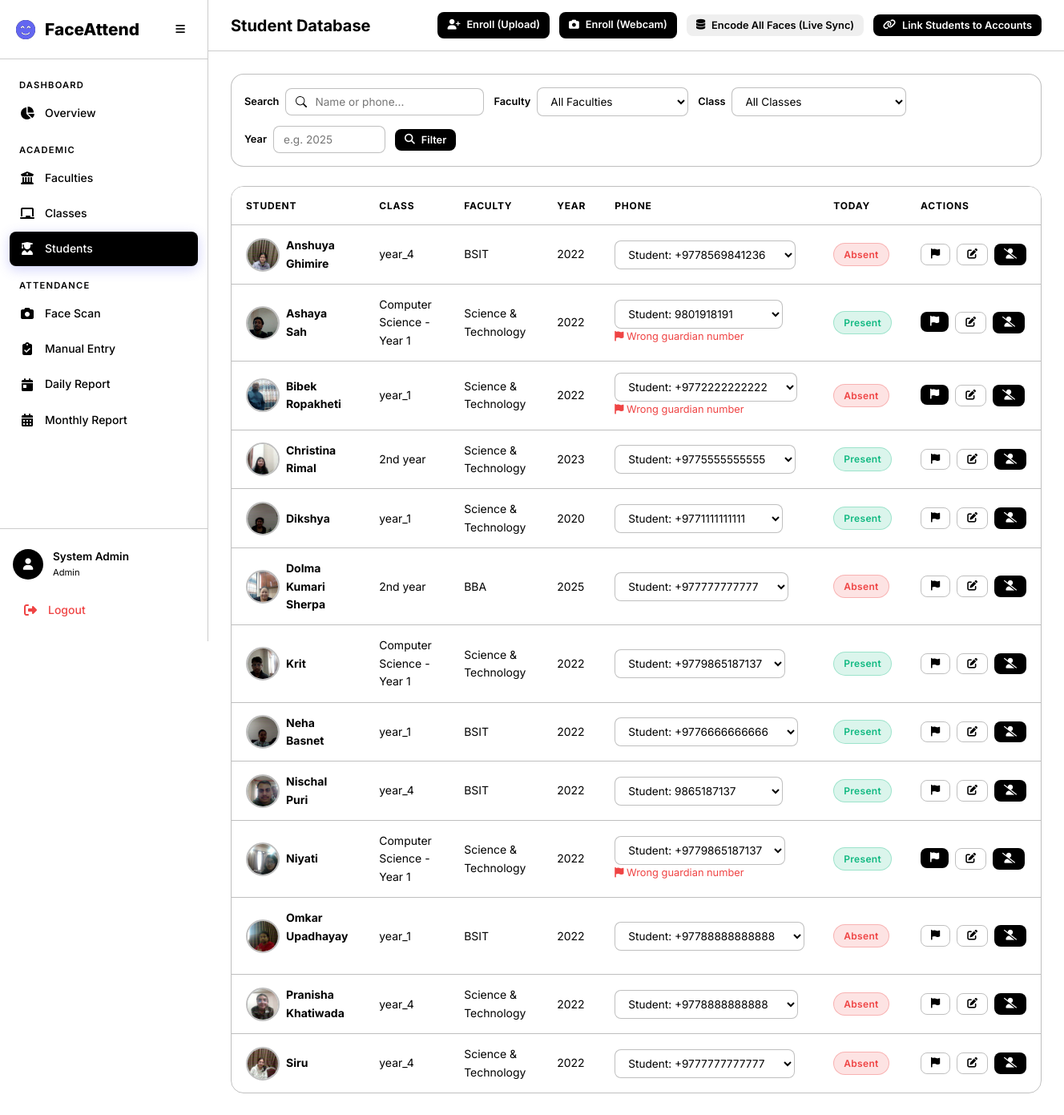
/academics/students/, run on the app's committed database.
### accounts/models.py (models this page shows, shortened)
class User(AbstractUser):
    class Role(models.TextChoices):
        ADMIN = 'admin', 'Admin'
        TEACHER = 'teacher', 'Teacher'
        STUDENT = 'student', 'Student'
    role = models.CharField(
        max_length=10,
        choices=Role.choices,
        default=Role.STUDENT,
    )
    phone = models.CharField(max_length=20, blank=True)
    profile_image = models.ImageField(upload_to='profiles/', blank=True, null=True)

### academics/models.py (models this page shows, shortened)
class Student(models.Model):
    user = models.OneToOneField(
        settings.AUTH_USER_MODEL,
        on_delete=models.CASCADE,
        related_name='student_profile',
        null=True, blank=True,
    )
    full_name = models.CharField(max_length=300)
    profile_image = models.ImageField(upload_to='students/profiles/')
    face_encoding = models.BinaryField(null=True, blank=True, help_text='128-d face encoding as bytes')
    enrollment_year = models.PositiveIntegerField()
    faculty = models.ForeignKey(Faculty, on_delete=models.CASCADE, related_name='students')
    academic_class = models.ForeignKey(AcademicClass, on_delete=models.CASCADE, related_name='students')
    phone = models.CharField(max_length=20, blank=True)
    guardian_phone = models.CharField(max_length=20, blank=True)
    is_phone_flagged = models.BooleanField(
        default=False,
        help_text='Mark this when the student phone number is incorrect.',
    )
    is_active = models.BooleanField(default=True)
    created_at = models.DateTimeField(auto_now_add=True)
    updated_at = models.DateTimeField(auto_now=True)
    class Meta:
        ordering = ['full_name']

class AcademicClass(models.Model):
    name = models.CharField(max_length=200)
    faculty = models.ForeignKey(Faculty, on_delete=models.CASCADE, related_name='classes')
    teacher = models.ForeignKey(
        settings.AUTH_USER_MODEL,
        on_delete=models.SET_NULL,
        null=True, blank=True,
        related_name='assigned_classes',
        limit_choices_to={'role': 'teacher'},
    )
    created_at = models.DateTimeField(auto_now_add=True)
    updated_at = models.DateTimeField(auto_now=True)
    class Meta:
        verbose_name_plural = 'Classes'
        ordering = ['faculty__name', 'name']
        unique_together = ['name', 'faculty']

class Faculty(models.Model):
    name = models.CharField(max_length=200, unique=True)
    description = models.TextField(blank=True)
    created_at = models.DateTimeField(auto_now_add=True)
    updated_at = models.DateTimeField(auto_now=True)
    class Meta:
        verbose_name_plural = 'Faculties'
        ordering = ['name']

### attendance/models.py (models this page shows, shortened)
class Attendance(models.Model):
    class Status(models.TextChoices):
        PRESENT = 'present', 'Present'
        ABSENT = 'absent', 'Absent'
        LATE = 'late', 'Late'
        INFORMED = 'informed', 'Informed'
    student = models.ForeignKey(Student, on_delete=models.CASCADE, related_name='attendances')
    date = models.DateField()
    status = models.CharField(max_length=10, choices=Status.choices, default=Status.ABSENT)
    check_in_time = models.TimeField(null=True, blank=True)
    marked_by = models.ForeignKey(
        settings.AUTH_USER_MODEL,
        on_delete=models.SET_NULL,
        null=True, blank=True,
        related_name='marked_attendances',
    )
    is_face_recognized = models.BooleanField(default=False)
    is_override = models.BooleanField(default=False)
    confidence = models.FloatField(null=True, blank=True, help_text='Face recognition confidence score')
    notes = models.TextField(blank=True)
    created_at = models.DateTimeField(auto_now_add=True)
    updated_at = models.DateTimeField(auto_now=True)
    class Meta:
        unique_together = ['student', 'date']
        ordering = ['-date', 'student__full_name']

### academics/views.py (the view)
# urls.py: path('students/', views.student_list, name='student_list'),
@login_required
@admin_or_teacher_required
def student_list(request):
    students = Student.objects.filter(is_active=True).select_related('faculty', 'academic_class')
    faculty_id = request.GET.get('faculty')
    class_id = request.GET.get('class')
    search = request.GET.get('search', '')
    year = request.GET.get('year')
    if faculty_id:
        students = students.filter(faculty_id=faculty_id)
    if class_id:
        students = students.filter(academic_class_id=class_id)
    if search:
        students = students.filter(
            Q(full_name__icontains=search) | Q(phone__icontains=search)
        )
    if year:
        students = students.filter(enrollment_year=year)
    today = timezone.localdate()
    attendance_map = {}
    for att in Attendance.objects.filter(date=today, student__in=students):
        attendance_map[att.student_id] = att.status
    students = list(students)
    for s in students:
        s.today_status = attendance_map.get(s.id)
    faculties = Faculty.objects.all()
    classes = AcademicClass.objects.all()
    context = {
        'students': students,
        'faculties': faculties,
        'classes': classes,
        'search': search,
        'selected_faculty': faculty_id,
        'selected_class': class_id,
        'selected_year': year,
    }
    return render(request, 'academics/student_list.html', context)

### templates/academics/student_list.html (shortened to what this page needs)
{% extends 'base.html' %}
{% load static %}
{% block page_title %}Student Database{% endblock %}
{% block top_actions %}
<a href="{% url 'academics:student_enroll' %}" class="btn btn-success btn-sm">
    <i class="fas fa-user-plus"></i> Enroll (Upload)
</a>
<a href="{% url 'academics:student_enroll_webcam' %}" class="btn btn-primary btn-sm">
    <i class="fas fa-camera"></i> Enroll (Webcam)
</a>
<button class="btn btn-info btn-sm" id="bulkEncodeBtn" onclick="syncAndEncodeFaces()">
    <i class="fas fa-database"></i> Encode All Faces (Live Sync)
</button>
<button class="btn btn-warning btn-sm" id="linkStudentsBtn" onclick="linkStudentsToUsers()">
    <i class="fas fa-link"></i> Link Students to Accounts
</button>
{% endblock %}
{% block content %}
<form method="get" class="filters-bar animate-fade-in">
    <div class="filter-group">
        <label>Search</label>
        <input type="text" name="search" value="{{ search }}" placeholder="Name or phone..." class="search-input">
    </div>
    <div class="filter-group">
        <label>Faculty</label>
        <select name="faculty" class="filter-input" onchange="this.form.submit()">
            <option value="">All Faculties</option>
        </select>
    </div>
    <div class="filter-group">
        <label>Class</label>
        <select name="class" class="filter-input" onchange="this.form.submit()">
            <option value="">All Classes</option>
        </select>
    </div>
    <div class="filter-group">
        <label>Year</label>
        <input type="number" name="year" value="{{ selected_year|default:'' }}" placeholder="e.g. 2025"
            class="filter-input" style="width:100px;">
    </div>
    <button type="submit" class="btn btn-sm btn-primary"><i class="fas fa-search"></i> Filter</button>
</form>
<div class="table-container animate-fade-in">
    <table class="data-table" id="studentTable">
        <thead>
            <tr>
                <th>Student</th>
                <th>Class</th>
                <th>Faculty</th>
                <th>Year</th>
                <th>Phone</th>
                <th>Today</th>
                <th>Actions</th>
            </tr>
        </thead>
        <tbody>
            {% for s in students %}
            <tr>
                <td>
                    <div class="d-flex align-center gap-1">
                        {% if s.profile_image %}
                        <img src="{{ s.profile_image.url }}" alt="" class="student-avatar">
                        {% else %}
                        <div class="student-avatar d-flex align-center"
                            style="justify-content:center; background: var(--bg-secondary);"><i class="fas fa-user"></i>
                        </div>
                        {% endif %}
                        <div>
                            <strong>{{ s.full_name }}</strong>
                        </div>
                    </div>
                </td>
                <td>{{ s.academic_class.name }}</td>
                <td>{{ s.faculty.name }}</td>
                <td>{{ s.enrollment_year }}</td>
                <td>
                    <select class="filter-input" style="min-width: 210px; max-width: 260px;">
                        <option value="student">
                            Student: {% if s.phone %}{{ s.phone }}{% else %}—{% endif %}
                        </option>
                    </select>
                    {% if s.is_phone_flagged %}
                    <div class="text-danger" style="font-size:0.8rem;"><i class="fas fa-flag"></i> Wrong guardian number</div>
                    {% endif %}
                </td>
                <td>
                    {% if s.today_status %}
                    <span class="badge badge-{{ s.today_status }}">{{ s.today_status|title }}</span>
                    {% else %}
                    <span class="text-muted">—</span>
                    {% endif %}
                </td>
                <td>
                    <div class="d-flex gap-1">
                        <form method="post" action="{% url 'academics:student_toggle_phone_flag' s.pk %}" style="display:inline;">
                            <button type="submit" class="btn btn-sm {% if s.is_phone_flagged %}btn-warning{% else %}btn-outline{% endif %}"
                                title="{% if s.is_phone_flagged %}Unflag wrong guardian number{% else %}Flag wrong guardian number{% endif %}">
                                <i class="fas fa-flag"></i>
                            </button>
                        </form>
                        <a href="{% url 'academics:student_edit' s.pk %}" class="btn btn-sm btn-outline" title="Edit"><i
                                class="fas fa-edit"></i></a>
                        <a href="{% url 'academics:student_delete' s.pk %}" class="btn btn-sm btn-danger"
                            title="Deactivate"><i class="fas fa-user-slash"></i></a>
                    </div>
                </td>
            </tr>
            {% empty %}
            <tr>
                <td colspan="7" class="text-center text-muted">No students found.</td>
            </tr>
            {% endfor %}
        </tbody>
    </table>
</div>
{% endblock %}

### templates/base.html (shortened to what this page needs)
<!DOCTYPE html>
<html lang="en" data-theme="dark">
<head>
    <link rel="stylesheet" href="https://cdnjs.cloudflare.com/ajax/libs/font-awesome/6.5.1/css/all.min.css">
    {% load static %}
    <link rel="stylesheet" href="{% static 'css/style.css' %}">
</head>
<body>
    {% if user.is_authenticated %}
    <div class="app-layout">
        <aside class="sidebar" id="sidebar">
            <div class="sidebar-header">
                <div class="logo">
                    <i class="fas fa-face-smile-beam"></i>
                    <span>FaceAttend</span>
                </div>
                <button class="sidebar-toggle" id="sidebarToggle">
                    <i class="fas fa-bars"></i>
                </button>
            </div>
            <nav class="sidebar-nav">
                {% if user.role == 'admin' %}
                <div class="nav-section">
                    <span class="nav-section-title">Dashboard</span>
                    <a href="{% url 'academics:admin_dashboard' %}" class="nav-link {% if request.resolver_match.url_name == 'admin_dashboard' %}active{% endif %}">
                        <i class="fas fa-chart-pie"></i><span>Overview</span>
                    </a>
                </div>
                <div class="nav-section">
                    <span class="nav-section-title">Academic</span>
                    <a href="{% url 'academics:faculty_list' %}" class="nav-link {% if 'faculty' in request.resolver_match.url_name %}active{% endif %}">
                        <i class="fas fa-building-columns"></i><span>Faculties</span>
                    </a>
                    <a href="{% url 'academics:class_list' %}" class="nav-link {% if 'class' in request.resolver_match.url_name %}active{% endif %}">
                        <i class="fas fa-chalkboard"></i><span>Classes</span>
                    </a>
                    <a href="{% url 'academics:student_list' %}" class="nav-link {% if 'student' in request.resolver_match.url_name %}active{% endif %}">
                        <i class="fas fa-user-graduate"></i><span>Students</span>
                    </a>
                </div>
                <div class="nav-section">
                    <span class="nav-section-title">Attendance</span>
                    <a href="{% url 'attendance:camera' %}" class="nav-link {% if request.resolver_match.url_name == 'camera' %}active{% endif %}">
                        <i class="fas fa-camera"></i><span>Face Scan</span>
                    </a>
                    <a href="{% url 'attendance:manual' %}" class="nav-link {% if request.resolver_match.url_name == 'manual' %}active{% endif %}">
                        <i class="fas fa-clipboard-check"></i><span>Manual Entry</span>
                    </a>
                    <a href="{% url 'attendance:daily_report' %}" class="nav-link {% if request.resolver_match.url_name == 'daily_report' %}active{% endif %}">
                        <i class="fas fa-calendar-day"></i><span>Daily Report</span>
                    </a>
                    <a href="{% url 'attendance:monthly_report' %}" class="nav-link {% if request.resolver_match.url_name == 'monthly_report' %}active{% endif %}">
                        <i class="fas fa-calendar-alt"></i><span>Monthly Report</span>
                    </a>
                </div>
                {% endif %}
            </nav>
            <div class="sidebar-footer">
                <div class="user-card">
                    <div class="user-avatar">
                        <i class="fas fa-user"></i>
                    </div>
                    <div class="user-info">
                        <span class="user-name">{{ user.get_full_name|default:user.username }}</span>
                        <span class="user-role">{{ user.get_role_display }}</span>
                    </div>
                </div>
                <a href="{% url 'accounts:logout' %}" class="nav-link logout-link">
                    <i class="fas fa-sign-out-alt"></i><span>Logout</span>
                </a>
            </div>
        </aside>
        <main class="main-content">
            <header class="top-bar">
                <h1 class="page-title">{% block page_title %}Dashboard{% endblock %}</h1>
                <div class="top-bar-actions">
                    {% block top_actions %}{% endblock %}
                </div>
            </header>
            <div class="content-area">
                {% block content %}{% endblock %}
            </div>
        </main>
    </div>
    {% else %}
    <div class="auth-layout">
        {% block auth_content %}{% endblock %}
    </div>
    {% endif %}
</body>
</html>

### data on the page
User: get_full_name "System Admin", role "Admin"
Student: profile_image (picture), full_name "Anshuya Ghimire", academic_class.name "year_4", faculty.name "BSIT", enrollment_year "2022", today_status "Absent"
Student: profile_image (picture), full_name "Ashaya Sah", academic_class.name "Computer Science - Year 1", faculty.name "Science & Technology", enrollment_year "2022", is_phone_flagged True (drawn), today_status "Present"
Student: profile_image (picture), full_name "Bibek Ropakheti", academic_class.name "year_1", faculty.name "Science & Technology", enrollment_year "2022", is_phone_flagged True (drawn), today_status "Absent"
Student: profile_image (picture), full_name "Christina Rimal", academic_class.name "2nd year", faculty.name "Science & Technology", enrollment_year "2023", today_status "Present"
Student: profile_image (picture), full_name "Dikshya", academic_class.name "year_1", faculty.name "Science & Technology", enrollment_year "2020", today_status "Present"
Student: profile_image (picture), full_name "Dolma Kumari Sherpa", academic_class.name "2nd year", faculty.name "BBA", enrollment_year "2025", today_status "Absent"
Student: profile_image (picture), full_name "Krit", academic_class.name "Computer Science - Year 1", faculty.name "Science & Technology", enrollment_year "2022", today_status "Present"
Student: profile_image (picture), full_name "Neha Basnet", academic_class.name "year_1", faculty.name "BSIT", enrollment_year "2022", today_status "Present"
Student: profile_image (picture), full_name "Nischal Puri", academic_class.name "year_4", faculty.name "BSIT", enrollment_year "2022", today_status "Present"
Student: profile_image (picture), full_name "Niyati", academic_class.name "Computer Science - Year 1", faculty.name "Science & Technology", enrollment_year "2022", is_phone_flagged True (drawn), today_status "Present"
Student: profile_image (picture), full_name "Omkar Upadhayay", academic_class.name "year_1", faculty.name "BSIT", enrollment_year "2022", today_status "Absent"
Student: profile_image (picture), full_name "Pranisha Khatiwada", academic_class.name "year_4", faculty.name "Science & Technology", enrollment_year "2022", today_status "Absent"
Student: profile_image (picture), full_name "Siru", academic_class.name "year_4", faculty.name "Science & Technology", enrollment_year "2022", today_status "Absent"
